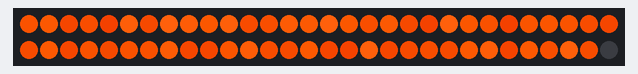
Recording of a sketch running on a simulated Arduino Uno, built with avr-gcc and run on an emulated ATmega328P. Parts: 60 RGB LEDs in strip order, left to right, continuing on the next row. Random numbers use the default seed unless the sketch sets one.

Above: at 0.07 s.
At 18.39 s:
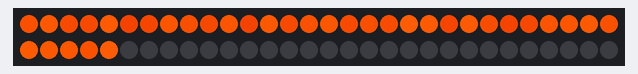
At 39.05 s:
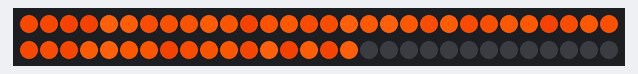

The sketch:

ESP8266_WS2812b_fire-Test.ino
```cpp
#include <FastLED.h>
#define LED_PIN     14
#define NUM_LEDS    60
CRGB leds[NUM_LEDS];
void setup() {
  FastLED.addLeds<WS2812, LED_PIN, GRB>(leds, NUM_LEDS);

}

int currentLed = 0;
int targetLed = 0;
long newLedCount = 0;
long newFlicker = 0;

void loop() {
  int r = 255;
  int g = 96;
  int b = 12;
  if(targetLed==currentLed) {
    targetLed = random(0,NUM_LEDS/2);
  }

  if(newLedCount < millis()) {
    newLedCount = millis() + random(10,25);
    if(currentLed < targetLed) {
      currentLed++;
    } else {
      currentLed--;
    }
  }

  if(newFlicker < millis()) {
    newFlicker = millis() + random(50,150);
    for (int i = 0; i < NUM_LEDS; i++) {
          leds[i] = CRGB (0,0,0);
    }

    for (int i = 0; i < NUM_LEDS-currentLed; i++) {
      int flicker = random(0,40);
      int r1 = r-flicker;
      int g1 = g-flicker;
      int b1 = b-flicker;
      if(b1<0) b1=0;

      leds[i] = CRGB (r1,g1,b1);
    }
    FastLED.show();
  }
}
```
